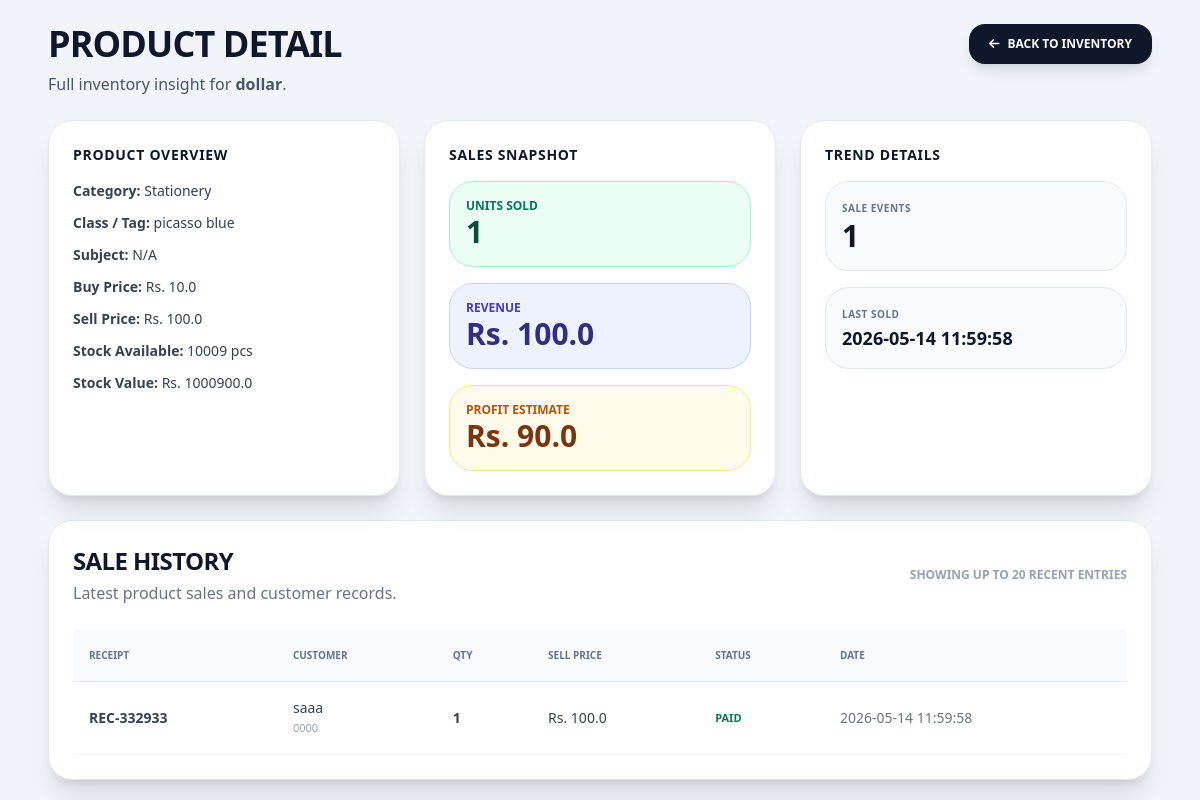
The app's page /product/13 (signed in), older data.
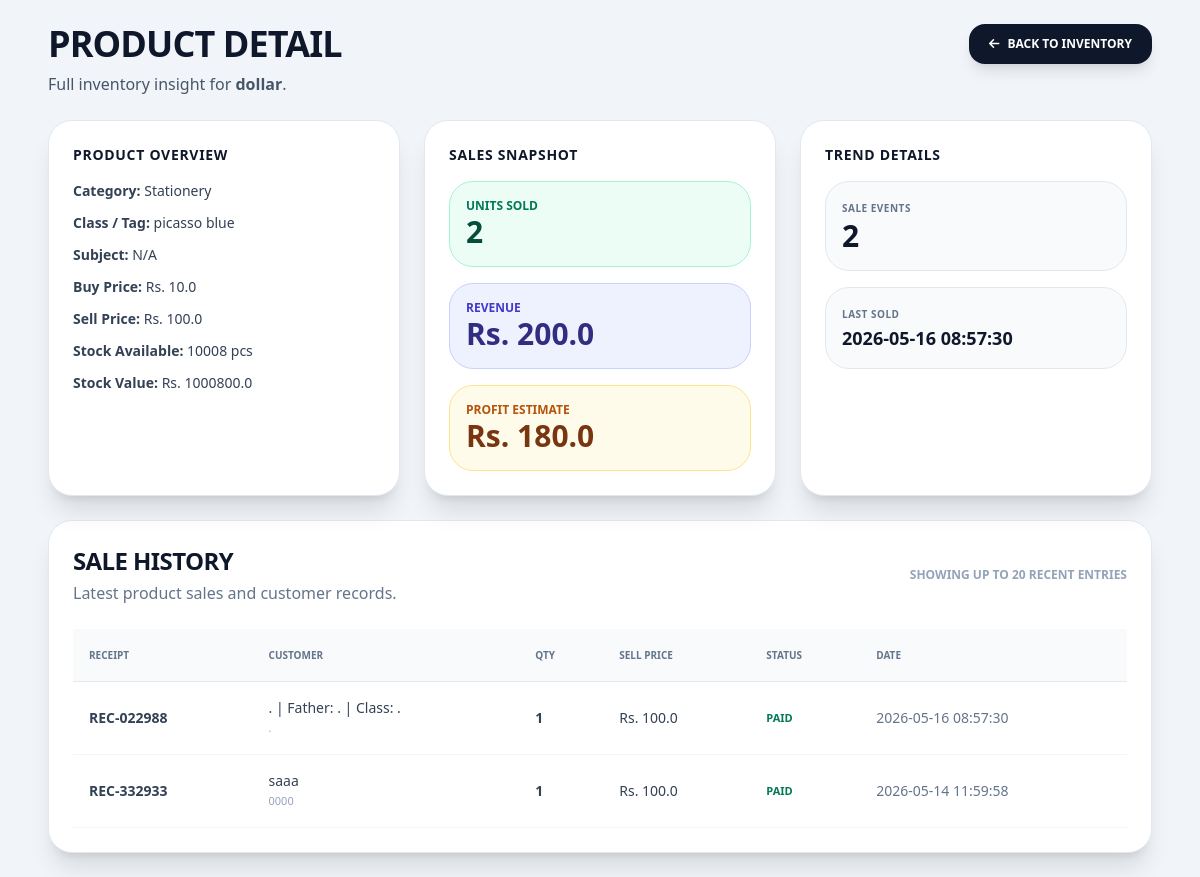
The same page, newer data.
### tables this page shows
CREATE TABLE products (
        id INTEGER PRIMARY KEY AUTOINCREMENT,
        name TEXT NOT NULL,
        category TEXT, -- Book, Notebook, Stationery
        student_class TEXT,
        subject TEXT,
        purchase_price REAL,
        selling_price REAL,
        stock INTEGER
    , tag TEXT, variation TEXT);

CREATE TABLE sale_items (sale_id INTEGER, product_name TEXT, qty INTEGER, price REAL);

CREATE TABLE sales (
        id INTEGER PRIMARY KEY AUTOINCREMENT,
        customer_id INTEGER,
        receipt_number TEXT UNIQUE,
        total_amount REAL,
        profit REAL,
        payment_status TEXT, -- 'Paid' or 'Pending' (Udhaar)
        timestamp DATETIME DEFAULT CURRENT_TIMESTAMP
    );

CREATE TABLE customers (id INTEGER PRIMARY KEY AUTOINCREMENT, name TEXT, phone TEXT, student_name TEXT);

### main.py (the view)
@app.get("/product/{product_id}")
async def product_detail(request: Request, product_id: int):
    if not is_logged_in(request): raise HTTPException(status_code=401)
    conn = get_db()
    product = conn.execute("SELECT * FROM products WHERE id = ?", (product_id,)).fetchone()
    if not product:
        conn.close()
        raise HTTPException(status_code=404, detail="Product not found")
    analytics = conn.execute("""
        SELECT
            SUM(si.qty) as total_units,
            SUM(si.qty * si.price) as total_revenue,
            MAX(s.timestamp) as last_sold,
            COUNT(*) as sale_count
        FROM sale_items si
        JOIN sales s ON si.sale_id = s.id
        WHERE si.product_name = ?
    """, (product['name'],)).fetchone()
    sales = conn.execute("""
        SELECT si.qty, si.price, s.receipt_number, s.payment_status, s.timestamp,
               c.name as customer_name, c.phone as customer_phone
        FROM sale_items si
        JOIN sales s ON si.sale_id = s.id
        LEFT JOIN customers c ON s.customer_id = c.id
        WHERE si.product_name = ?
        ORDER BY s.timestamp DESC
        LIMIT 20
    """, (product['name'],)).fetchall()
    conn.close()
    total_units = analytics['total_units'] if analytics['total_units'] else 0
    total_revenue = analytics['total_revenue'] if analytics['total_revenue'] else 0
    sale_count = analytics['sale_count'] if analytics['sale_count'] else 0
    last_sold = analytics['last_sold']
    profit = total_revenue - (total_units * product['purchase_price']) if total_units else 0
    return templates.TemplateResponse(request, "product_detail.html", {
        "product": product,
        "sales": sales,
        "analytics": {
            "total_units": total_units,
            "total_revenue": total_revenue,
            "sale_count": sale_count,
            "last_sold": last_sold,
            "profit": profit
        }
    })

### templates/product_detail.html (shortened to what this page needs)
<!DOCTYPE html>
<html lang="en">
<head>
    <script src="https://cdn.tailwindcss.com"></script>
    <link rel="stylesheet" href="https://cdnjs.cloudflare.com/ajax/libs/font-awesome/6.0.0/css/all.min.css">
</head>
<body class="bg-slate-100 min-h-screen font-sans text-slate-900">
    <div class="max-w-6xl mx-auto p-6">
        <div class="flex flex-col md:flex-row justify-between items-start gap-4 mb-6">
            <div>
                <h1 class="text-4xl font-black uppercase tracking-tight">Product Detail</h1>
                <p class="text-slate-600 mt-2">Full inventory insight for <strong>{{ product.name }}</strong>.</p>
            </div>
            <div class="space-x-2">
                <a href="/" class="inline-flex items-center gap-2 bg-slate-900 text-white px-5 py-3 rounded-2xl font-black uppercase text-xs shadow-lg hover:bg-slate-800 transition"><i class="fas fa-arrow-left"></i> Back to Inventory</a>
            </div>
        </div>
        <div class="grid grid-cols-1 lg:grid-cols-3 gap-6 mb-6">
            <div class="bg-white rounded-3xl shadow-xl p-6 border border-slate-200">
                <h2 class="font-black text-slate-900 uppercase text-sm tracking-wider mb-4">Product Overview</h2>
                <div class="space-y-3 text-sm text-slate-700">
                    <div><span class="font-black">Category:</span> {{ product.category }}</div>
                    <div><span class="font-black">Class / Tag:</span> {{ product.student_class or product.tag or 'N/A' }}</div>
                    <div><span class="font-black">Subject:</span> {{ product.subject or product.variation or 'N/A' }}</div>
                    <div><span class="font-black">Buy Price:</span> Rs. {{ product.purchase_price }}</div>
                    <div><span class="font-black">Sell Price:</span> Rs. {{ product.selling_price }}</div>
                    <div><span class="font-black">Stock Available:</span> {{ product.stock }} pcs</div>
                    <div><span class="font-black">Stock Value:</span> Rs. {{ (product.stock * product.selling_price) | round(2) }}</div>
                </div>
            </div>
            <div class="bg-white rounded-3xl shadow-xl p-6 border border-slate-200">
                <h2 class="font-black text-slate-900 uppercase text-sm tracking-wider mb-4">Sales Snapshot</h2>
                <div class="grid gap-4 text-slate-700">
                    <div class="bg-emerald-50 p-4 rounded-3xl border border-emerald-200">
                        <div class="text-xs uppercase font-black text-emerald-700">Units Sold</div>
                        <div class="text-3xl font-black text-emerald-900">{{ analytics.total_units }}</div>
                    </div>
                    <div class="bg-indigo-50 p-4 rounded-3xl border border-indigo-200">
                        <div class="text-xs uppercase font-black text-indigo-700">Revenue</div>
                        <div class="text-3xl font-black text-indigo-900">Rs. {{ analytics.total_revenue | round(2) }}</div>
                    </div>
                    <div class="bg-amber-50 p-4 rounded-3xl border border-amber-200">
                        <div class="text-xs uppercase font-black text-amber-700">Profit Estimate</div>
                        <div class="text-3xl font-black text-amber-900">Rs. {{ analytics.profit | round(2) }}</div>
                    </div>
                </div>
            </div>
            <div class="bg-white rounded-3xl shadow-xl p-6 border border-slate-200">
                <h2 class="font-black text-slate-900 uppercase text-sm tracking-wider mb-4">Trend Details</h2>
                <div class="space-y-4 text-slate-700 text-sm">
                    <div class="bg-slate-50 p-4 rounded-3xl border border-slate-200">
                        <div class="font-black uppercase text-[10px] tracking-wider text-slate-500">Sale Events</div>
                        <div class="text-3xl font-black text-slate-900">{{ analytics.sale_count }}</div>
                    </div>
                    <div class="bg-slate-50 p-4 rounded-3xl border border-slate-200">
                        <div class="font-black uppercase text-[10px] tracking-wider text-slate-500">Last Sold</div>
                        <div class="text-lg font-black text-slate-900">{{ analytics.last_sold or 'No sales yet' }}</div>
                    </div>
                </div>
            </div>
        </div>
        <div class="bg-white rounded-3xl shadow-xl p-6 border border-slate-200">
            <div class="flex flex-col md:flex-row justify-between items-start md:items-center gap-4 mb-6">
                <div>
                    <h2 class="font-black text-2xl uppercase tracking-tight">Sale History</h2>
                    <p class="text-slate-500 mt-1">Latest product sales and customer records.</p>
                </div>
                <div class="text-xs uppercase font-black text-slate-400">Showing up to 20 recent entries</div>
            </div>
            {% if sales %}
            <div class="overflow-x-auto">
                <table class="min-w-full text-left text-sm text-slate-700">
                    <thead class="bg-slate-50 text-slate-500 uppercase text-[10px] font-black">
                        <tr>
                            <th class="p-4">Receipt</th>
                            <th class="p-4">Customer</th>
                            <th class="p-4">Qty</th>
                            <th class="p-4">Sell Price</th>
                            <th class="p-4">Status</th>
                            <th class="p-4">Date</th>
                        </tr>
                    </thead>
                    <tbody class="border-t border-slate-200">
                        {% for sale in sales %}
                        <tr class="border-b border-slate-100 hover:bg-slate-50">
                            <td class="p-4 font-bold">{{ sale.receipt_number }}</td>
                            <td class="p-4">
                                <div>{{ sale.customer_name or 'Walk-in' }}</div>
                                <div class="text-[11px] text-slate-400">{{ sale.customer_phone or 'N/A' }}</div>
                            </td>
                            <td class="p-4 font-black">{{ sale.qty }}</td>
                            <td class="p-4">Rs. {{ sale.price }}</td>
                            <td class="p-4 uppercase text-[11px] font-black {{ 'text-emerald-700' if sale.payment_status == 'Paid' else 'text-amber-700' }}">{{ sale.payment_status }}</td>
                            <td class="p-4 text-slate-500">{{ sale.timestamp }}</td>
                        </tr>
                        {% endfor %}
                    </tbody>
                </table>
            </div>
            {% else %}
            <div class="py-12 text-center text-slate-500 font-black uppercase">Koi sale history nahi mili is product ke liye.</div>
            {% endif %}
        </div>
    </div>
</body>
</html>

Row changes from the older to the newer data that the page shows:
changed products "dollar": stock "10009" → "10008"; (product.stock*product.selling_price)|round(2) "1000900.0" → "1000800.0"
added sale_items: receipt_number "REC-022988", name ". | Father: . | Class: .", phone ".", qty "1", price "100.0", payment_status "PAID", timestamp "2026-05-16 08:57:30"
Text that changed along with them:
{{ analytics.total_units }}: "1" → "2"
{{ analytics.total_revenue | round(2) }}: "100.0" → "200.0"
{{ analytics.profit | round(2) }}: "90.0" → "180.0"
{{ analytics.sale_count }}: "1" → "2"
{{ analytics.last_sold or 'No sales yet' }}: "2026-05-14 11:59:58" → "2026-05-16 08:57:30"
